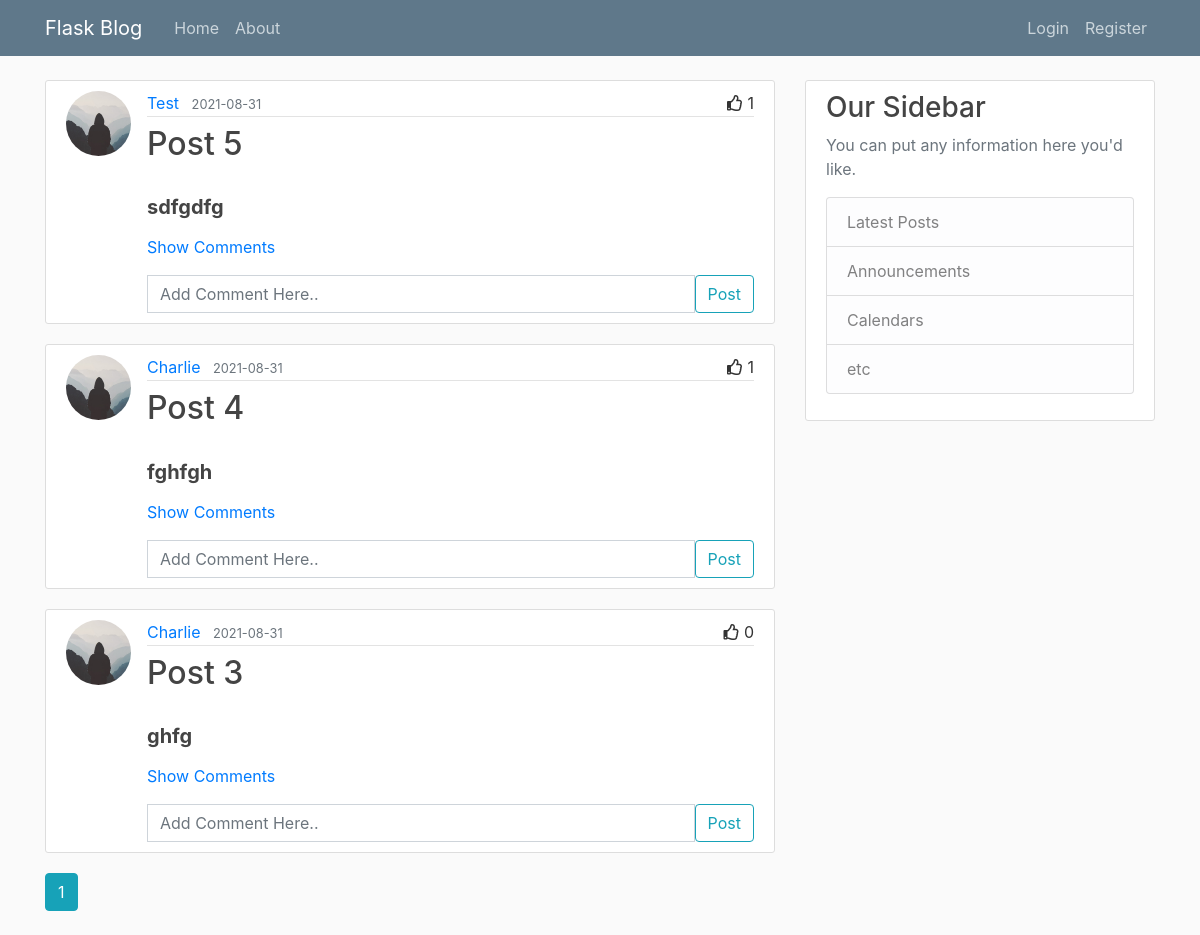
Page /home on the earlier database version.
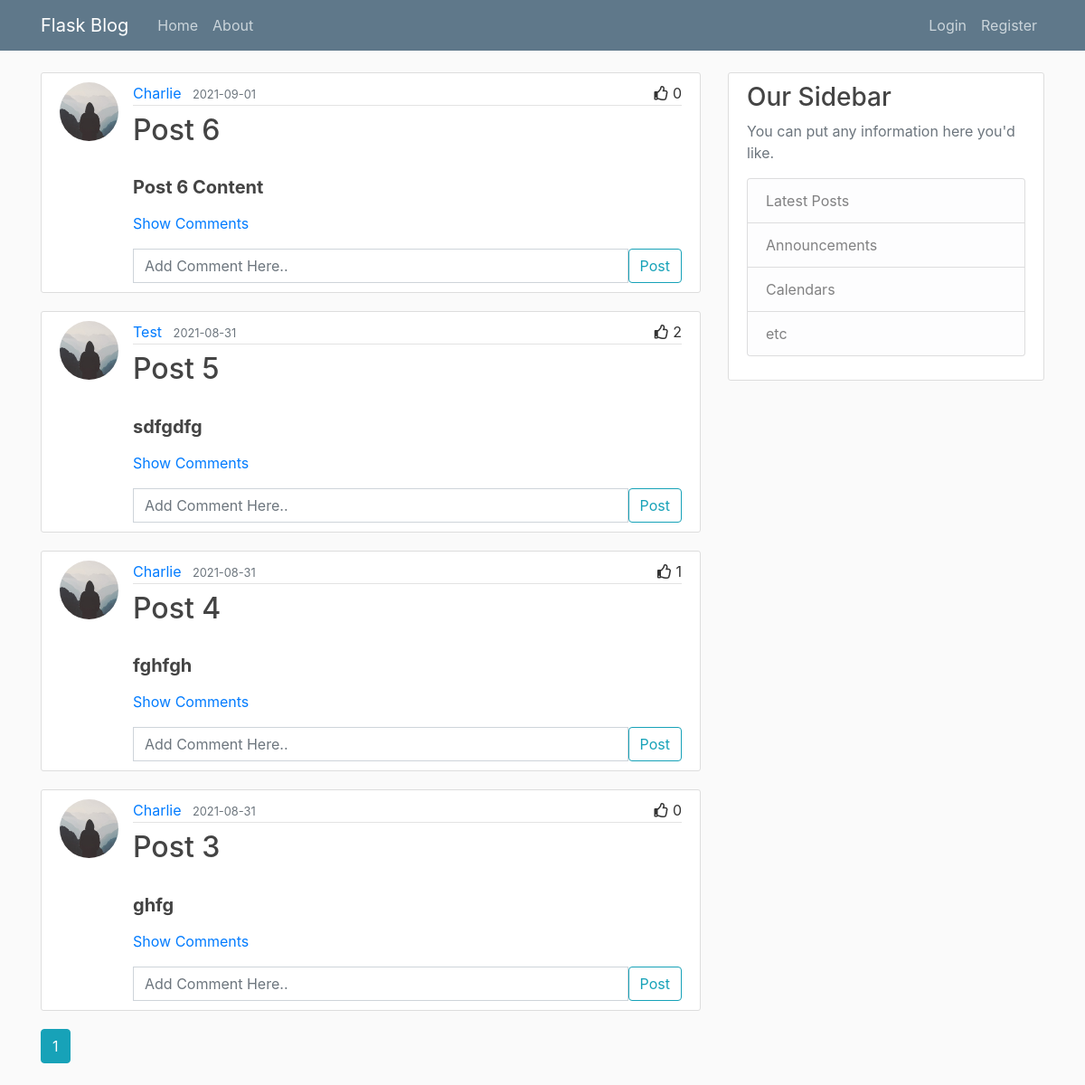
Same page on the later database version.
### flaskblog/models.py (models this page shows, shortened)
class Post(db.Model):
    id          = db.Column(db.Integer, primary_key=True)
    title       = db.Column(db.String(100), nullable=False)
    date_posted = db.Column(db.DateTime, nullable=False, default=datetime.utcnow)
    date_updated= db.Column(db.DateTime, default=datetime.utcnow, onupdate=datetime.utcnow)
    content     = db.Column(db.Text, nullable=False)
    user_id     = db.Column(db.Integer, db.ForeignKey('user.id', ondelete="CASCADE"), nullable=False)
    comments    = db.relationship('Comment', backref='post', cascade='all, delete, delete-orphan')
    likes       = db.relationship('Like', backref='post', cascade='all, delete, delete-orphan')

class User(db.Model, UserMixin):
    id          = db.Column(db.Integer, primary_key=True)
    username    = db.Column(db.String(20), unique=True, nullable=False)
    email       = db.Column(db.String(120), unique=True, nullable=False)
    image_file  = db.Column(db.String(20), nullable=False, default='default.jpg')
    password    = db.Column(db.String(60), nullable=False)
    updated_on  = db.Column(db.DateTime, default=datetime.utcnow, onupdate=datetime.utcnow)
    posts       = db.relationship('Post', backref='author', lazy=True, cascade='all, delete, delete-orphan')
    comments    = db.relationship('Comment', backref='user', cascade='all, delete, delete-orphan')
    likes       = db.relationship('Like', backref='user', cascade='all, delete, delete-orphan')

### flaskblog/main/routes.py (the view)
@main.route("/", methods=['GET', 'POST'])
@main.route("/home", methods=['GET', 'POST'])
def home():
    page = request.args.get('page', 1, type=int)
    posts = Post.query\
        .order_by(Post.date_posted.desc())\
        .paginate(page=page, per_page=5)
    form = CommentForm()
    create_comment(form)
    return render_template('base/index.html', posts=posts, form=form)

### flaskblog/posts/forms.py
class CommentForm(FlaskForm):
    text    = StringField('text', validators=[DataRequired()], render_kw={"placeholder": "Add Comment Here.."})
    postid  = HiddenField('postid', validators=[DataRequired()])
    submit  = SubmitField('Post')

### flaskblog/posts/utils.py (called while the page is built)
def create_comment(form, redirect_url='main.home'):
    if form.validate_on_submit():
        post = Post.query.filter_by(id=form.postid.data).first()
        comment = Comment(text=form.text.data, user=current_user, post=post)
        db.session.add(comment)
        db.session.commit()
        flash('Comment created!', 'success')
        form.text.data = ''
        return redirect(url_for(redirect_url))

### flaskblog/templates/base/index.html
{% extends "base/base.html" %}
{% block content %}
  {% for post in posts.items %}
    {% include "posts/post.html" %}
  {% endfor %}
  {% for page_num in posts.iter_pages(left_edge=1, right_edge=1, left_current=1, right_current=2) %}
    {% if page_num %}
      {% if posts.page == page_num %}
        <a class="btn btn-info mb-4" href="{{ url_for('main.home', page=page_num) }}">{{ page_num }}</a>
      {% else %}
        <a class="btn btn-outline-info mb-4" href="{{ url_for('main.home', page=page_num) }}">{{ page_num }}</a>
      {% endif %}
    {% else %}
      ...
    {% endif %}
  {% endfor %}
{% endblock content %}

### flaskblog/templates/posts/post.html (shortened to what this page needs)
<article class="media content-section">
  <img src="{{ url_for('static', filename='profile_pics/' + post.author.image_file) }}"
  class="rounded-circle article-img">
  <div class="media-body">
    <div class="article-metadata d-flex justify-content-between align-items-center mb-2">
      <div>
        <a class="mr-2" href="{{ url_for('accounts.user_posts', username=post.author.username) }}">
          {{ post.author.username|title }}
        </a>
        <small class="text-muted">
          {{ post.date_posted.strftime('%Y-%m-%d') }}
        </small>
      </div>
      <div>
        {% if current_user in post.likes|map(attribute="user")|list %}
        <i
          class="fas fa-thumbs-up"
          id="like-button-{{post.id}}"
          onclick="like({{post.id}})"
        ></i>
        {% else %}
        <i
          class="far fa-thumbs-up"
          id="like-button-{{post.id}}"
          onclick="like({{post.id}})"
        ></i>
        {% endif %}
        <span id="likes-count-{{post.id}}">{{ post.likes|count }}</span>
      </div>
    </div>
    <h2 class="article-title">
        {{ post.title }}
    </h2>
    <h5 class="article-content mb-3">
      <strong>{{ post.content }}</strong>
    </h5>
    {% include 'posts/post_comments.html' %}
    {% include 'posts/post_comment_form.html' %}
  </div>
</article>

### flaskblog/templates/posts/post_comments.html (shortened to what this page needs)
<div class="mb-3">
  {% if post.comments|length > 0 %}
    <div  class="mb-3">
      <a data-toggle="collapse" href="#collapse{{post.id}}" role="button">
        Show Comments
      </a>
    </div>
  {% else %}
    <small>No Comments</small>
  {% endif %}
</div>

### flaskblog/templates/posts/post_comment_form.html (shortened to what this page needs)
<form class="input-group" method="POST" action="">
        {% if form.text.errors %}
          {{ form.text(class="form-control is-invalid") }}
          <div class="invalid-feedback">
            {% for error in form.text.errors %}
              <span>{{ error }}</span>
            {% endfor %}
          </div>
        {% else %}
          {{ form.text(class="form-control") }}
        {% endif %}
      {{ form.submit(class="btn btn-outline-info") }}
  </form>

Differences in the rows shown:
added Post: image_file (placeholder picture), author.username "Charlie", date_posted "2021-09-01", likes|count "0", title "Post 6", content "Post 6 Content"
computed for Post "Post 5": likes|count "1" → "2"
